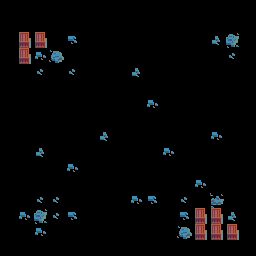

Below is a game level as drawn by its tile map, then a one-line description and the .tmx file that defines it, in full:
An orthogonal 16x16 tile map with 16x16 px tiles, 1 tile layer (Layout), 5 tilesets.

<map version="1.0" tiledversion="1.1.2" orientation="orthogonal" renderorder="right-down" width="16" height="16" tilewidth="16" tileheight="16" infinite="0" nextobjectid="1">
 <tileset firstgid="1" source="world1_tileset.tsx" />
 <tileset firstgid="241" source="world1_doors_front.tsx" />
 <tileset firstgid="385" source="world1_doors_side.tsx" />
 <tileset firstgid="475" source="object_rocks.tsx" />
 <tileset firstgid="478" source="large_crates.tsx" />
 <layer name="Layout" width="16" height="16">
  <data encoding="csv">
0,0,0,0,0,0,0,0,0,0,0,0,0,0,0,0,
0,0,0,0,0,0,0,0,0,0,0,0,0,0,0,0,
0,183,183,0,184,0,0,0,0,0,0,0,0,186,475,0,
0,183,185,476,0,0,0,0,0,0,0,0,0,0,187,0,
0,0,187,0,187,0,0,0,186,0,0,0,0,0,0,0,
0,0,0,0,0,0,0,0,0,0,0,0,0,0,0,0,
0,0,0,0,0,0,0,0,0,185,0,0,0,0,0,0,
0,0,0,0,0,0,0,0,0,0,0,0,0,0,0,0,
0,0,0,0,0,0,186,0,0,0,0,0,0,185,0,0,
0,0,186,0,0,0,0,0,0,0,185,0,0,0,0,0,
0,0,0,0,185,0,0,0,0,0,0,0,0,0,0,0,
0,0,0,0,0,0,0,0,0,0,0,0,185,0,0,0,
0,0,187,187,0,0,0,0,185,184,0,187,0,477,0,0,
0,185,475,187,184,0,0,0,0,0,0,184,183,183,186,0,
0,0,185,0,0,0,0,0,0,0,0,476,183,183,183,0,
0,0,0,0,0,0,0,0,0,0,0,0,0,0,0,0
</data>
 </layer>
</map>
